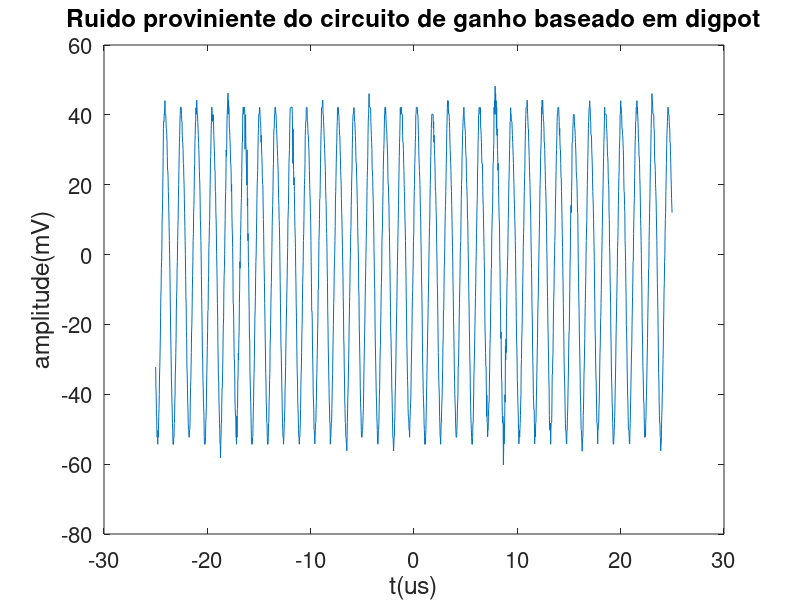
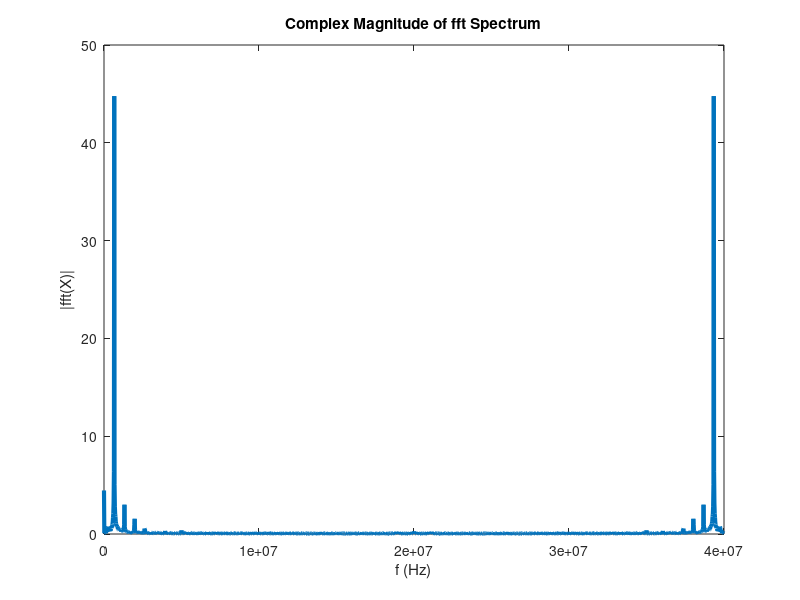
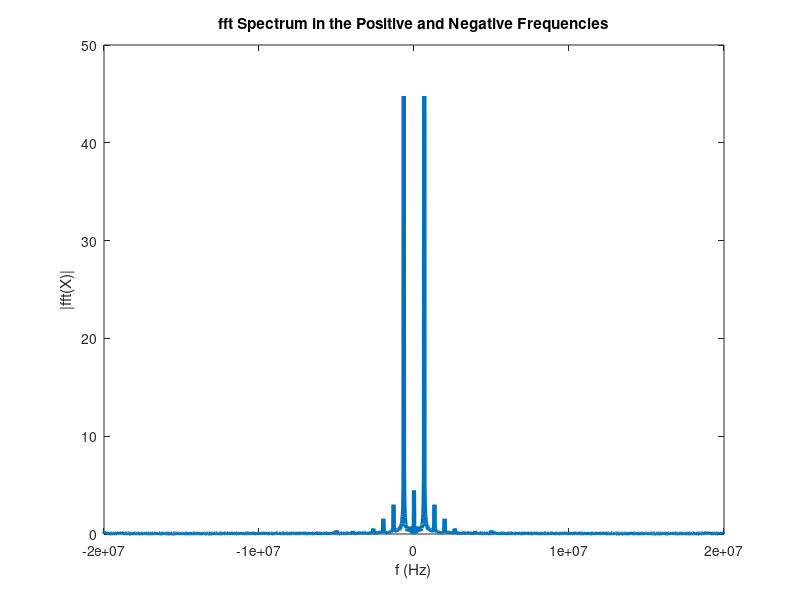
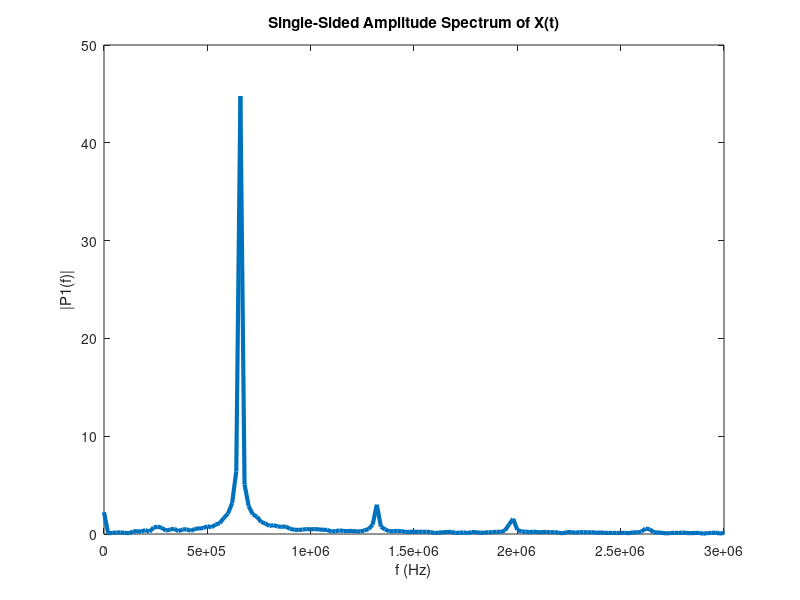

MATLAB code for these plots, in order:
#Octave 7.1.0
#Autor: Gustavo Pinheiro

%%%%%%%%%%%%%%%%%%%%%%%%%%%% Descricao do codigo %%%%%%%%%%%%%%%%%%%%%%%%%%%%%%%
%{
xxxxxxxx
%}

#pre-defifinicoes do octave
clear all; more off;clc; close all; %limpa o ambiente de trabalho
pkg load control; pkg load signal;  %carrega pacotes


%%%%%%%%%%%%%%%%%%%%%%%%%%%%%%% Dados %%%%%%%%%%%%%%%%%%%%%%%%%%%%%%%%%%%%%%%%%%



dados_original = csvread('1.csv',2,0); %abre o arquivo de dados csv
                                        %pula as duas primeiras linhas (cabecalho)

vetor_tempo = dados_original(:,1);  %vetor de tempo (coluna 1 dos dados)
vetor_tempo_plot = vetor_tempo.*1000000;  %vetor de tempo em us

vetor_tensao = dados_original(:,2); %vetor de tensoes (coluna 2 dos dados)
vetor_tensao_plot = vetor_tensao.*1000; %vetor de tensoes em mV


Ts = abs(vetor_tempo(11)-vetor_tempo(10)); %periodo de amostragem
Fs = 1/Ts; %frequencia de amostragem

L = length(vetor_tensao);

%%%%%%%%%%% plot %%%%%%%%%%%%%%%%%%%%%%%%%%%%

figure(1); %figura 1

plot(vetor_tempo_plot,vetor_tensao_plot)
set(gca,'FontSize',16)
%axis([0 N_pre*Ts])
xlabel('t(us)','FontSize',18)
ylabel('amplitude(mV)','FontSize',18)
title('Ruido proviniente do circuito de ganho baseado em digpot')



%%%%%%%%%%%%%%%%%%%FFT%%%%%%%%%%%%%%%%%%

Y = fft(vetor_tensao);

figure(2); %figura 2

plot(Fs/L*(0:L-1),abs(Y),"LineWidth",3)
title("Complex Magnitude of fft Spectrum")
xlabel("f (Hz)")
ylabel("|fft(X)|")

figure(3); %figura 3

plot(Fs/L*(-L/2:L/2-1),abs(fftshift(Y)),"LineWidth",3)
title("fft Spectrum in the Positive and Negative Frequencies")
xlabel("f (Hz)")
ylabel("|fft(X)|")



%%%%%

P2 = abs(Y/L);
P1 = P2(1:L/2+1);
P1 = P2(1:L/2+1).*1000;       %em mX
P1(2:end-1) = 2*P1(2:end-1);


figure(4);

f = Fs/L*(0:(L/2));
plot(f,P1,"LineWidth",3)
title("Single-Sided Amplitude Spectrum of X(t)")
xlabel("f (Hz)")
ylabel("|P1(f)|")

axis([0 3e6])

MinPeakHeight=0.001.*1000;



[pks,locs] = findpeaks(P1,"MinPeakHeight",MinPeakHeight);
    %{
    retorna os picos (pks) e suas posicoes (locs) do sinal
    %dois picos consecutivos sao distintos se a distancia entre eles for maior
    do que 2 segundos
    %}

figure(5);
%plot(f,P1,f(locs),pks, "o" )
plot(f,P1 )
hold on

title("Single-Sided Amplitude Spectrum of X(t)")
xlabel("f (Hz)")
ylabel("|P1(f)|")

 idx = length(pks);
 for i = 1:idx
   plot(f(locs(i)),pks(i), "o" )
   pico =  f(locs(i))/1000 ;%kHz
   legends{1} = sprintf('fft signal');
   legends{i+1} = sprintf('frequencia (kHz): %d', pico);
end
legends{i+1} = sprintf('frequencia (kHz): %d', pico);

legend(legends) % Display all the legend texts.

axis([0 3e6])

hold off
 %pico1 = f(locs(1))/1000 %kHz



 %legend(['pico 1: ', num2str(pico1), ' - kHz '],'Location','north')

